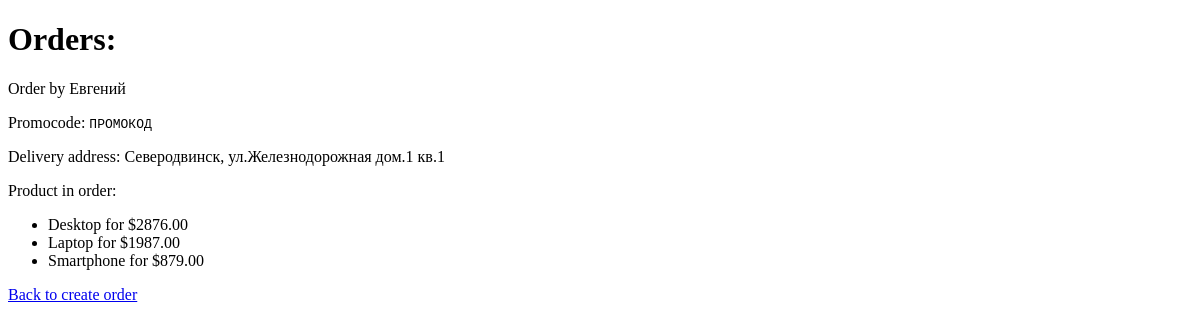
The page /shop/orders/ on the database as committed earlier.
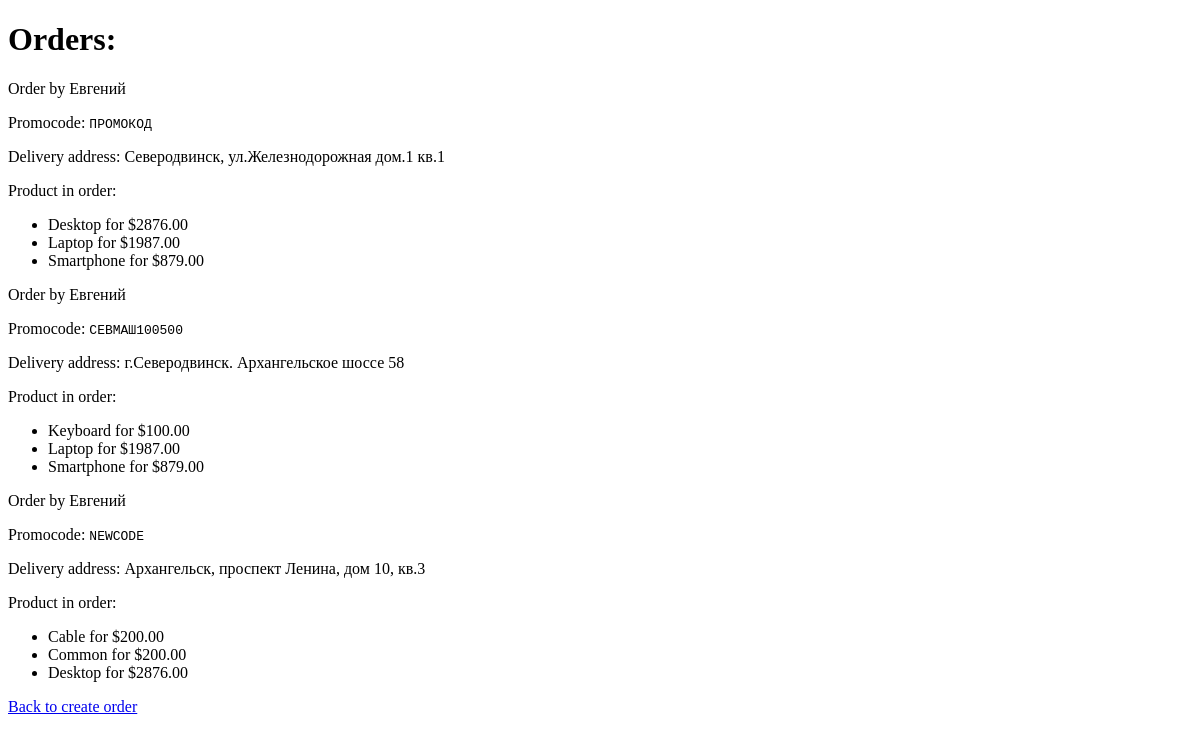
The same page on the database as committed later.
### shopapp/models.py (models this page shows, shortened)
class Order(models.Model):
    delivery_address = models.TextField(null=True, blank=True)
    promocode = models.CharField(max_length=20, null=False, blank=True)
    created_at = models.DateTimeField(auto_now_add=True)
    user = models.ForeignKey(User, on_delete=models.PROTECT)
    products = models.ManyToManyField(Product, related_name="orders")

class Product(models.Model):
    class Meta:
        ordering = ["name", "price"]
    name = models.CharField(max_length=100)
    description = models.TextField(null=False, blank=True)
    price = models.DecimalField(default=0, max_digits=8, decimal_places=2)
    discount = models.SmallIntegerField(default=0)
    created_at = models.DateTimeField(auto_now_add=True)
    archived = models.BooleanField(default=False)

### shopapp/views.py (the view)
# urls.py: path("orders/", orders_list, name="orders_list"),
def orders_list(request: HttpRequest):
    context = {
        "orders": Order.objects.select_related("user").prefetch_related("products").all(),
    }
    return render(request, 'shopapp/orders-list.html', context=context)

### shopapp/templates/shopapp/orders-list.html (shortened to what this page needs)
{% extends 'shopapp/base.html' %}
{% block body %}
  <h1>Orders:</h1>
  {% if orders %}
    <div>
      {% for order in orders %}
        <div>
          <p>Order by {% firstof order.user.first_name order.user.username %}</p>
          <p>Promocode: <code>{{ order.promocode }}</code></p>
          <p>Delivery address: {{ order.delivery_address }}</p>
          <div>
            Product in order:
            <ul>
              {% for product in order.products.all %}
                <li>{{ product.name }} for ${{ product.price }}</li>
              {% endfor %}
            </ul>
          </div>
        </div>
      {% endfor %}
    </div>
  {% else %}
    <h3>No orders yet</h3>
  {% endif %}
<div>
  <a href="{% url 'shopapp:order_create' %}">
    Back to create order
  </a>
</div>
{% endblock %}

Rows that differ between the two databases and show on the page:
added Order: user.first_name "Евгений", promocode "СЕВМАШ100500", delivery_address "г.Северодвинск. Архангельское шоссе 58", Product (name "Laptop", price "1987.00"), Product (name "Smartphone", price "879.00")
now on this page (row unchanged): Product: name "Keyboard", price "100.00", shown under "Евгений"
added Order: user.first_name "Евгений", promocode "NEWCODE", delivery_address "Архангельск, проспект Ленина, дом 10, кв.3", Product (name "Desktop", price "2876.00")
now on this page (row unchanged): Product: name "Cable", price "200.00", shown under "Евгений"
now on this page (row unchanged): Product: name "Common", price "200.00", shown under "Евгений"
